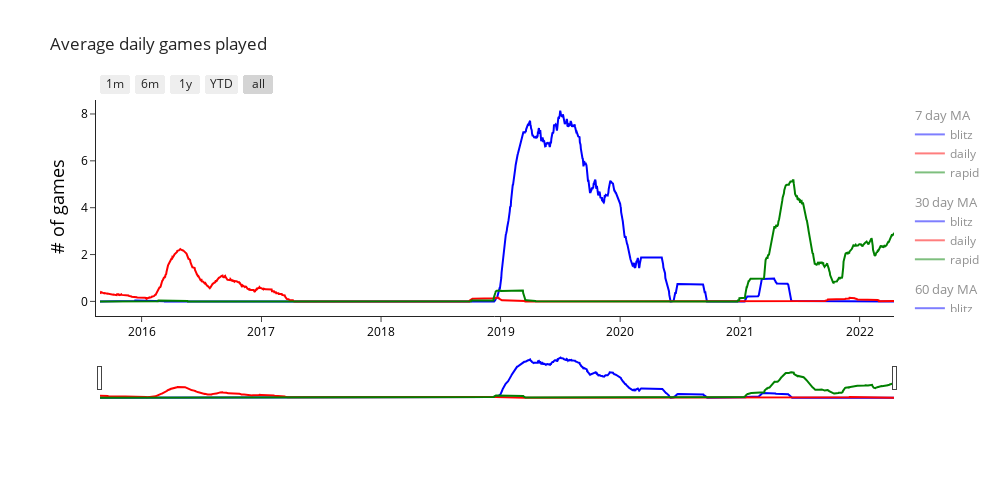

The notebook cell saved with this chart:
### Code cell
# Plot data
fig = go.Figure()

colors = ["blue", "red", "green"]

for window in windows:
    
    for gg, game_type in enumerate(game_types.unique()):
    
        games = daily_games[(daily_games["time_class"]==game_type)]

        fig.add_trace(go.Scatter(
            x=games["date"], 
            y=games[f"mean_games_{window}"], 
            name=f"{game_type}",
            line=dict(color=colors[gg]),
            legendgroup=f"{window} day MA",
            legendgrouptitle_text=f"{window} day MA",
            visible=True if window == 90 else "legendonly"
            ),
        )

fig.update_layout(
    template="simple_white",
    title=f"Average daily games played",
    autosize=False,
    width=1000,
    height=500,
    margin=dict(
        l=100,
        r=100,
        b=100,
        t=100,
        pad=4
    ),
)

fig.update_yaxes(
    title="# of games",
    title_font=dict(size=18, color='black'), 
    tickfont=dict(color="black")
)

fig.update_xaxes(
    tickfont=dict(color="black"),
    rangeslider_visible=True,
    rangeselector=dict(
        buttons=list([
            dict(count=1, label="1m", step="month", stepmode="backward"),
            dict(count=6, label="6m", step="month", stepmode="backward"),
            dict(count=6, label="1y", step="year", stepmode="backward"),
            dict(count=1, label="YTD", step="year", stepmode="todate"),
            dict(step="all")
        ])
    )
)

fig.show()

### Figure 1 — Plotly figure (JSON) as saved in the notebook; plotly's stock layout.template omitted (floating-point values rounded to 4 significant figures; data arrays with more than 128 entries replaced by an {"elided": "..."} marker saying what was removed)
{"data": [{"legendgroup": "7 day MA", "legendgrouptitle": {"text": "7 day MA"}, "line": {"color": "blue"}, "name": "blitz", "type": "scatter", "visible": "legendonly", "x": {"elided": "2425 str values"}, "y": {"elided": "2425 float values"}}, {"legendgroup": "7 day MA", "legendgrouptitle": {"text": "7 day MA"}, "line": {"color": "red"}, "name": "daily", "type": "scatter", "visible": "legendonly", "x": {"elided": "2425 str values"}, "y": {"elided": "2425 float values"}}, {"legendgroup": "7 day MA", "legendgrouptitle": {"text": "7 day MA"}, "line": {"color": "green"}, "name": "rapid", "type": "scatter", "visible": "legendonly", "x": {"elided": "2425 str values"}, "y": {"elided": "2425 float values"}}, {"legendgroup": "30 day MA", "legendgrouptitle": {"text": "30 day MA"}, "line": {"color": "blue"}, "name": "blitz", "type": "scatter", "visible": "legendonly", "x": {"elided": "2425 str values"}, "y": {"elided": "2425 float values"}}, {"legendgroup": "30 day MA", "legendgrouptitle": {"text": "30 day MA"}, "line": {"color": "red"}, "name": "daily", "type": "scatter", "visible": "legendonly", "x": {"elided": "2425 str values"}, "y": {"elided": "2425 float values"}}, {"legendgroup": "30 day MA", "legendgrouptitle": {"text": "30 day MA"}, "line": {"color": "green"}, "name": "rapid", "type": "scatter", "visible": "legendonly", "x": {"elided": "2425 str values"}, "y": {"elided": "2425 float values"}}, {"legendgroup": "60 day MA", "legendgrouptitle": {"text": "60 day MA"}, "line": {"color": "blue"}, "name": "blitz", "type": "scatter", "visible": "legendonly", "x": {"elided": "2425 str values"}, "y": {"elided": "2425 float values"}}, {"legendgroup": "60 day MA", "legendgrouptitle": {"text": "60 day MA"}, "line": {"color": "red"}, "name": "daily", "type": "scatter", "visible": "legendonly", "x": {"elided": "2425 str values"}, "y": {"elided": "2425 float values"}}, {"legendgroup": "60 day MA", "legendgrouptitle": {"text": "60 day MA"}, "line": {"color": "green"}, "name": "rapid", "type": "scatter", "visible": "legendonly", "x": {"elided": "2425 str values"}, "y": {"elided": "2425 float values"}}, {"legendgroup": "90 day MA", "legendgrouptitle": {"text": "90 day MA"}, "line": {"color": "blue"}, "name": "blitz", "type": "scatter", "visible": true, "x": {"elided": "2425 str values"}, "y": {"elided": "2425 float values"}}, {"legendgroup": "90 day MA", "legendgrouptitle": {"text": "90 day MA"}, "line": {"color": "red"}, "name": "daily", "type": "scatter", "visible": true, "x": {"elided": "2425 str values"}, "y": {"elided": "2425 float values"}}, {"legendgroup": "90 day MA", "legendgrouptitle": {"text": "90 day MA"}, "line": {"color": "green"}, "name": "rapid", "type": "scatter", "visible": true, "x": {"elided": "2425 str values"}, "y": {"elided": "2425 float values"}}], "layout": {"autosize": false, "height": 500, "margin": {"b": 100, "l": 100, "pad": 4, "r": 100, "t": 100}, "title": {"text": "Average daily games played"}, "width": 1000, "xaxis": {"autorange": true, "range": ["2015-08-27", "2022-04-16"], "rangeselector": {"buttons": [{"count": 1, "label": "1m", "step": "month", "stepmode": "backward"}, {"count": 6, "label": "6m", "step": "month", "stepmode": "backward"}, {"count": 6, "label": "1y", "step": "year", "stepmode": "backward"}, {"count": 1, "label": "YTD", "step": "year", "stepmode": "todate"}, {"step": "all"}]}, "rangeslider": {"autorange": true, "range": ["2015-08-27", "2022-04-16"], "visible": true, "yaxis": {"_template": null, "rangemode": "match"}}, "tickfont": {"color": "black"}, "type": "date"}, "yaxis": {"autorange": true, "range": [-0.4525, 8.597], "tickfont": {"color": "black"}, "title": {"font": {"color": "black", "size": 18}, "text": "# of games"}, "type": "linear"}}}
